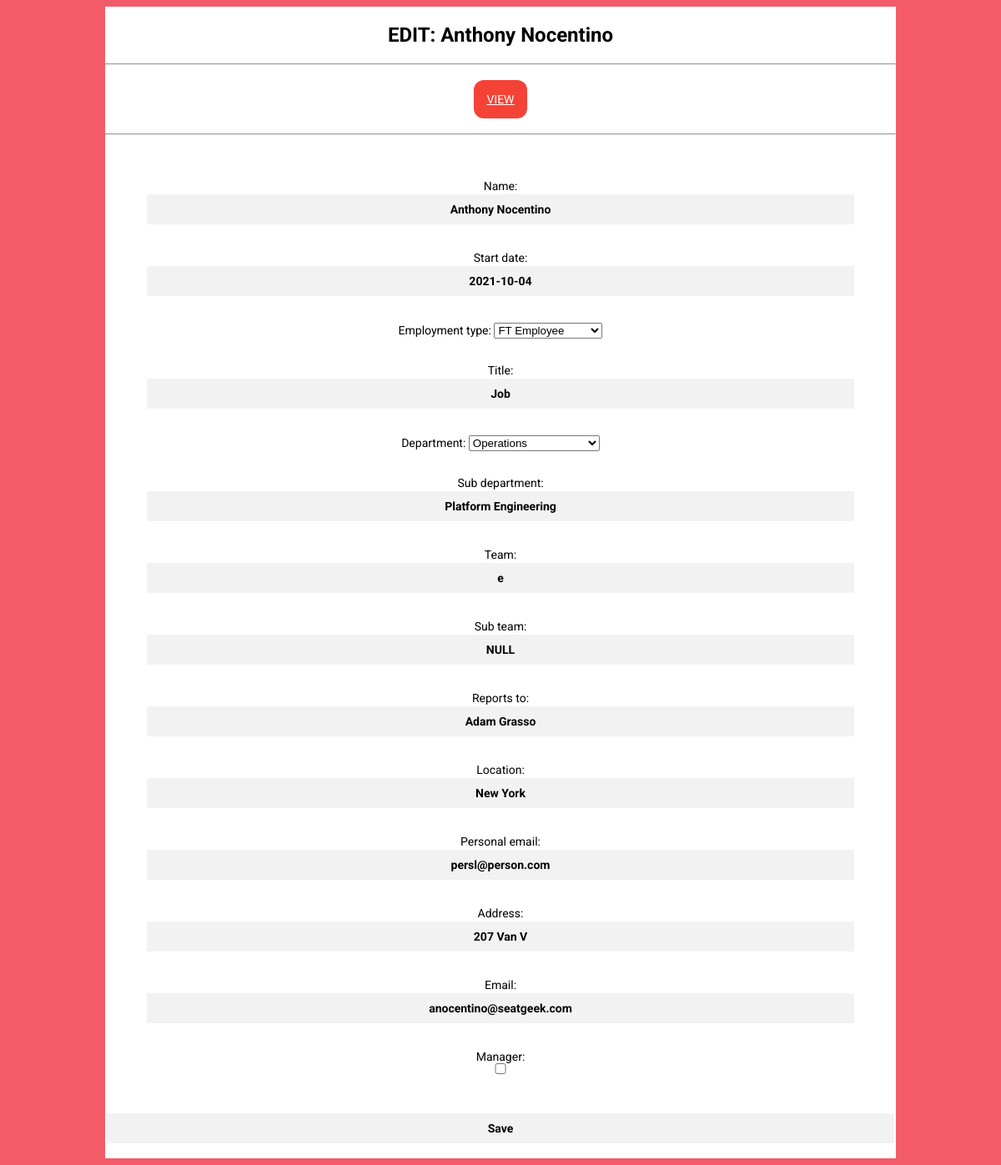
Screenshot of /edit/anthonynocentino with the database file from the repository.
### pages/models.py (models this page shows, shortened)
class Sheet(models.Model):
    name = models.CharField(max_length=30, unique=True)
    start_date = models.DateField()
    employment_type_choices = (
        ("FT","FT Employee"),("NT","Contractor / Intern"))
    employment_type = models.CharField(
        max_length=25,choices=employment_type_choices,default="FT")
    title = models.CharField(max_length=35)
    department_choices = ((
        "P","Product"),("C","Consumer"),("O","Operations"),("S","SG Enterprise"),("PO","People Ops"),("F","Finance"),
        ("BS","Business Systems"),("SC","Security & Compliance"))
    department = models.CharField(
        max_length=25,choices=department_choices)
    sub_department = models.CharField(max_length=25,null=True,blank=True)
    team = models.CharField(max_length=25,null=True,blank=True)
    sub_team = models.CharField(max_length=25,null=True,blank=True)
    reports_to = models.CharField(max_length=25,null=True,blank=True)
    location = models.CharField(max_length=25)
    personal_email = models.EmailField()
    address = models.CharField(max_length=80)
    email = models.EmailField(unique=True)
    manager = models.BooleanField(default=False)
    pub_date = models.DateTimeField(
        'date published',auto_now_add=True, editable=False, null=False, blank=True)
    edit_date = models.DateTimeField(
        'date of last edit',auto_now=True, editable=False, null=False, blank=True)
    slug = models.SlugField(null=True,blank=True,unique=True)
    """def get_absolute_url(self):
        return u'/pages/%d' % (self.id)"""
    def get_absolute_url(self):
        return reverse('pages', kwargs={'slug': (self.slug).replace('-','')})

### pages/views.py (the view)
# urls.py: path('edit/<slug:slug>', views.UpdateView.as_view(), name='update'),
class UpdateView(generic.UpdateView):
    model = Sheet
    template_name = 'pages/update.html'
    fields = [
        'name',
        'start_date',
        'employment_type',
        'title',
        'department',
        'sub_department',
        'team',
        'sub_team',
        'reports_to',
        'location',
        'personal_email',
        'address',
        'email',
        'manager',
    ]

### templates/pages/update.html (shortened to what this page needs)
{% load static %}
<html>
<head>
<link rel="stylesheet" type="text/css"
        href="{% static 'pages/update.css' %}">
</head>
<body>
    <div class="login-page">
        <div class="form">
            <div class="login">
                <div class="login-header">
                    <h2>EDIT: {{ sheet.name}}</h2>
                    <hr>
                    <div class="viewing">
                    <p><a href="/{{sheet.slug}}">VIEW</a></p>
                    </div>
                </div>
            <hr>
            </div>
            <form method="post" enctype="multipart/form-data" class="login-form">
            <p>{{ form.as_p }}</p>
            <input type="submit" value="Save"/>
            </form>
        </div>
    </div>
</body>
</html>

### static/pages/update.css (style rules this page uses)
.viewing { margin: auto; padding: 10px; }
.viewing a { background-color: #f44336; color: white; width:10%; padding: 15px; text-align: center; border-radius: 12px; justify-content: center; align-items: center; }
.form { margin: auto; min-height: 10%; max-width: 80%; background-color: white; overflow: hidden; }
.form h3, h2 { font-family: "Roboto", sans-serif; text-align: center; }
.form p { font-family: "Roboto", sans-serif; outline: 0; width: 90%; margin: auto; padding: 15px; font-size: 14px; text-align: center; }
.form input { font-family: "Roboto", sans-serif; outline: 0; background: #f2f2f2; width: 100%; border: 0; margin: auto; padding: 10px; box-sizing: border-box; font-size: 14px; border: 2px solid white; text-align: center; color: black; font-weight: bold; }
body { background-color: #f45b69; font-family: "Roboto", sans-serif; }

### rows the page displays
Sheet: name "Anthony Nocentino", start_date "2021-10-04", employment_type "FT Employee", title "Job", department "Operations", sub_department "Platform Engineering", team "e", sub_team "NULL", reports_to "Adam Grasso", location "New York", personal_email "persl@person.com", address "207 Van V", email "anocentino@seatgeek.com"
